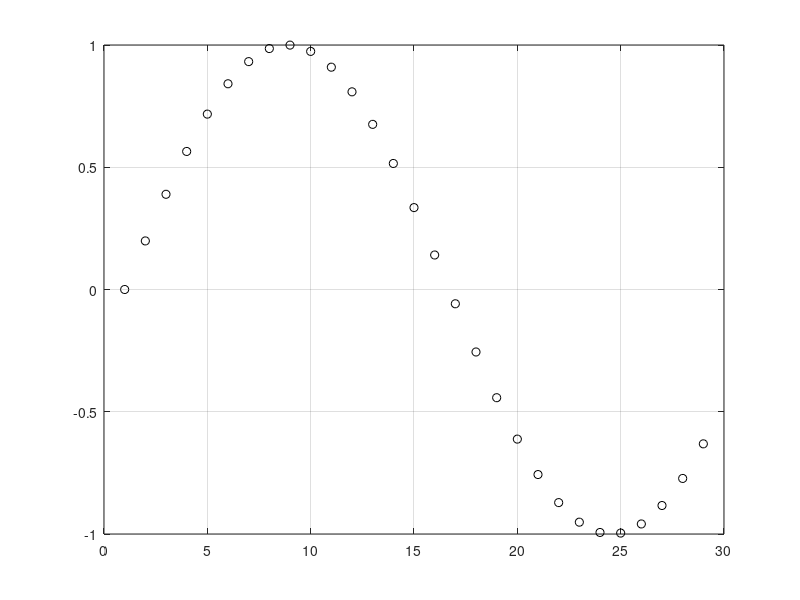

The MATLAB script that drew this image:
% Reads data from a file, but only plots the numbers
% up to a flag of -99.Uses find and the colon operator
 
load espera.dat
 
where = find(espera ==-99 );
newvec = espera(1:where-1);
 
plot(newvec,'ko'),grid on
